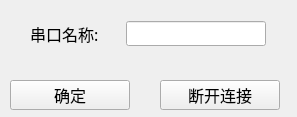
<?xml version="1.0" encoding="UTF-8"?>
<ui version="4.0">
 <class>FormCreateNewSerialPort</class>
 <widget class="QWidget" name="FormCreateNewSerialPort">
  <property name="geometry">
   <rect>
    <x>0</x>
    <y>0</y>
    <width>297</width>
    <height>117</height>
   </rect>
  </property>
  <property name="windowTitle">
   <string>Form</string>
  </property>
  <widget class="QWidget" name="layoutWidget">
   <property name="geometry">
    <rect>
     <x>30</x>
     <y>20</y>
     <width>238</width>
     <height>27</height>
    </rect>
   </property>
   <layout class="QHBoxLayout" name="horizontalLayout_7">
    <item>
     <widget class="QLabel" name="label_7">
      <property name="minimumSize">
       <size>
        <width>90</width>
        <height>25</height>
       </size>
      </property>
      <property name="maximumSize">
       <size>
        <width>90</width>
        <height>25</height>
       </size>
      </property>
      <property name="font">
       <font>
        <family>微软雅黑</family>
        <pointsize>12</pointsize>
       </font>
      </property>
      <property name="text">
       <string>串口名称:</string>
      </property>
     </widget>
    </item>
    <item>
     <widget class="QLineEdit" name="serialPort_lineEdit">
      <property name="minimumSize">
       <size>
        <width>140</width>
        <height>25</height>
       </size>
      </property>
      <property name="maximumSize">
       <size>
        <width>140</width>
        <height>25</height>
       </size>
      </property>
      <property name="font">
       <font>
        <family>微软雅黑</family>
        <pointsize>12</pointsize>
       </font>
      </property>
     </widget>
    </item>
   </layout>
  </widget>
  <widget class="QPushButton" name="btn_disconnect">
   <property name="geometry">
    <rect>
     <x>160</x>
     <y>80</y>
     <width>120</width>
     <height>30</height>
    </rect>
   </property>
   <property name="minimumSize">
    <size>
     <width>120</width>
     <height>30</height>
    </size>
   </property>
   <property name="maximumSize">
    <size>
     <width>120</width>
     <height>30</height>
    </size>
   </property>
   <property name="font">
    <font>
     <family>微软雅黑</family>
     <pointsize>12</pointsize>
    </font>
   </property>
   <property name="text">
    <string>断开连接</string>
   </property>
  </widget>
  <widget class="QPushButton" name="btn_confirm">
   <property name="geometry">
    <rect>
     <x>10</x>
     <y>80</y>
     <width>120</width>
     <height>30</height>
    </rect>
   </property>
   <property name="minimumSize">
    <size>
     <width>120</width>
     <height>30</height>
    </size>
   </property>
   <property name="maximumSize">
    <size>
     <width>120</width>
     <height>30</height>
    </size>
   </property>
   <property name="font">
    <font>
     <family>微软雅黑</family>
     <pointsize>12</pointsize>
    </font>
   </property>
   <property name="text">
    <string>确定</string>
   </property>
  </widget>
 </widget>
 <resources/>
 <connections/>
</ui>
